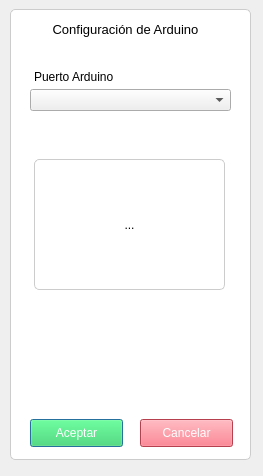
<?xml version="1.0" encoding="UTF-8"?>
<ui version="4.0">
 <class>Dialog</class>
 <widget class="QDialog" name="Dialog">
  <property name="geometry">
   <rect>
    <x>0</x>
    <y>0</y>
    <width>263</width>
    <height>476</height>
   </rect>
  </property>
  <property name="windowTitle">
   <string>Dialog</string>
  </property>
  <widget class="QFrame" name="frame">
   <property name="geometry">
    <rect>
     <x>10</x>
     <y>9</y>
     <width>241</width>
     <height>451</height>
    </rect>
   </property>
   <property name="styleSheet">
    <string notr="true">QFrame {
    background-color: white;
    border-style: solid;
    border-width: 1px;
    border-color: #ccc;
    border-radius: 5px;
    box-shadow: 0px 2px 5px rgba(0, 0, 0, 0.3);
}</string>
   </property>
   <property name="frameShape">
    <enum>QFrame::StyledPanel</enum>
   </property>
   <property name="frameShadow">
    <enum>QFrame::Raised</enum>
   </property>
   <widget class="QComboBox" name="cmb_puertosA">
    <property name="geometry">
     <rect>
      <x>20</x>
      <y>80</y>
      <width>201</width>
      <height>22</height>
     </rect>
    </property>
   </widget>
   <widget class="QLabel" name="label">
    <property name="geometry">
     <rect>
      <x>20</x>
      <y>60</y>
      <width>91</width>
      <height>16</height>
     </rect>
    </property>
    <property name="styleSheet">
     <string notr="true">border-color: none</string>
    </property>
    <property name="text">
     <string>Puerto Arduino</string>
    </property>
   </widget>
   <widget class="QPushButton" name="btn_aceptar">
    <property name="geometry">
     <rect>
      <x>20</x>
      <y>410</y>
      <width>93</width>
      <height>28</height>
     </rect>
    </property>
    <property name="styleSheet">
     <string notr="true">background-color: rgb(45,215, 89);
color: rgb(255, 255, 255);</string>
    </property>
    <property name="text">
     <string>Aceptar</string>
    </property>
   </widget>
   <widget class="QPushButton" name="btn_cancelar">
    <property name="geometry">
     <rect>
      <x>130</x>
      <y>410</y>
      <width>93</width>
      <height>28</height>
     </rect>
    </property>
    <property name="styleSheet">
     <string notr="true">background-color: rgb(255,90, 108);
color: rgb(255, 255, 255);</string>
    </property>
    <property name="text">
     <string>Cancelar</string>
    </property>
   </widget>
   <widget class="QLabel" name="label_2">
    <property name="geometry">
     <rect>
      <x>20</x>
      <y>10</y>
      <width>191</width>
      <height>20</height>
     </rect>
    </property>
    <property name="font">
     <font>
      <pointsize>10</pointsize>
     </font>
    </property>
    <property name="styleSheet">
     <string notr="true">border-color: none</string>
    </property>
    <property name="text">
     <string>Configuración de Arduino</string>
    </property>
    <property name="alignment">
     <set>Qt::AlignCenter</set>
    </property>
   </widget>
   <widget class="QLabel" name="lbl_msj">
    <property name="geometry">
     <rect>
      <x>24</x>
      <y>150</y>
      <width>191</width>
      <height>131</height>
     </rect>
    </property>
    <property name="text">
     <string>...</string>
    </property>
    <property name="alignment">
     <set>Qt::AlignCenter</set>
    </property>
   </widget>
  </widget>
 </widget>
 <resources/>
 <connections/>
</ui>
